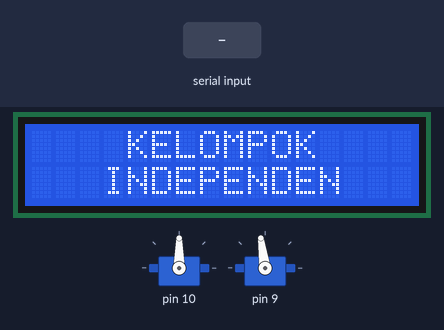
Bench run of a program on a simulated Arduino Uno, built with avr-gcc and run on an emulated ATmega328P. On the bench: 16×2 character LCD, 2 × servo. The inputs (shaded band) are chosen by the test bench.

Above: at 1.2 s.
1.3 s: "90,45\n" received over Serial
At 1.46 s:
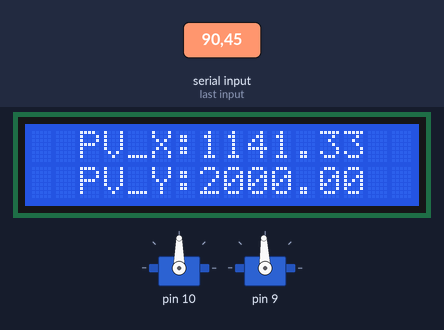
At 4.5 s:
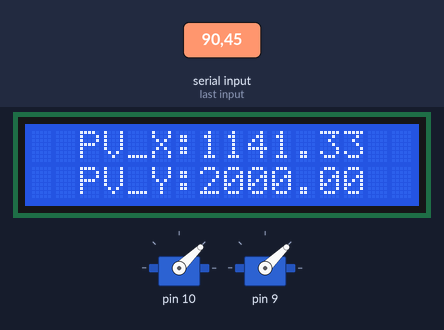
4.7 s: "30,150\n" received over Serial
At 5.2 s:
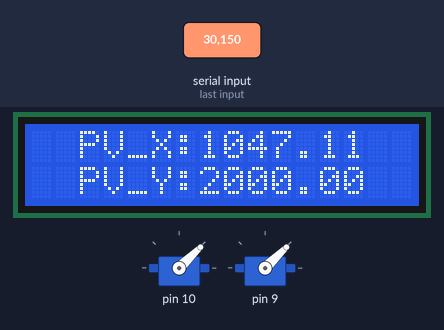
Timing chart, 0 to 7.7 s (numbered marks = the images above; inputs shaded):
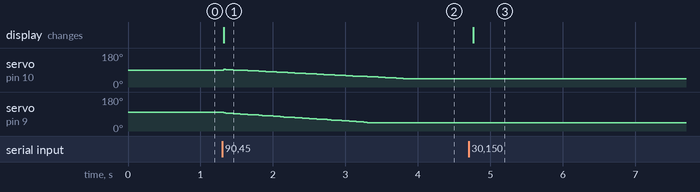

Measured:
- after the input at 1.3 s, servo on pin 9: moves from 98° to 44° over 2.0 s, starting at once; the display: changes at once (image 1)
- after the input at 4.7 s, the display: changes after 0.06 s (image 3)

The program:

main.cpp
```cpp
#include <Arduino.h>
#include <Servo.h>
#include <LiquidCrystal.h>
#include <parsing.h>

#define N 500
#define period timesampling

//----- LCD PINs -----//
typedef struct{

  const uint8_t RS = 3;
  const uint8_t EN = 2;
  const uint8_t D4 = 4;
  const uint8_t D5 = 5;
  const uint8_t D6 = 6;
  const uint8_t D7 = 7;

}LCD_t;

//----- feedback -----//
typedef struct{

  float x = 0;
  float y = 0;

  float sum_x = 0;
  float sum_y = 0;

  float average_x = 0;
  float average_y = 0;

}feedback_t;

//----- PID Parameter -----//
typedef struct{

  float feedback = 0;
  float setPoint = 0;

  float KP = 0;
  float KI = 0;
  float KD = 0;

  float KPValue = 0;
  float KIValue = 0;
  float KDValue = 0;

  float error = 0;
  float lastError = 0;

  float totalError = 0;
  float deltaError = 0;

  int maxControl = 100;
  int minControl = -100;

  int controlSignal =0;

}PIDParameter_t;

//----- call function -----//
feedback_t feedback;
LCD_t lcdPin;
Servo servo[2];
LiquidCrystal lcd(lcdPin.RS, lcdPin.EN, lcdPin.D4, lcdPin.D5, lcdPin.D6, lcdPin.D7);
PIDParameter_t pid[2];

//----- map float -----//
float mapFloat(float x, float in_min, float in_max, float out_min, float out_max)
{
  return (x - in_min) * (out_max - out_min) / (in_max - in_min) + out_min;
}

unsigned long t = 0;
int period = 50;

int control_x = 1477;  // 86 degree ==> 1477 pulse width
int control_y = 1555;  // 100 degree ==> 1555 pulse width

void setup(){

  Serial.begin(9600);

  lcd.begin(16,2);

  servo[0].attach(10); // servo sumbu x
  servo[1].attach(9);  // servo sumbu y

  servo[0].writeMicroseconds(control_x); // x
  servo[1].writeMicroseconds(control_y); // y

  pid[0].KP = 3.0;
  pid[0].KI = 0.0001;
  pid[0].KD = 1.0;

  pid[1].KP = 3.0;
  pid[1].KI = 0.0001;
  pid[1].KD = 1.0;

  pid[0].setPoint = 1477;
  pid[1].setPoint = 1555;

  lcd.setCursor(4,0);
  lcd.print("KELOMPOK");
  lcd.setCursor(3,1);
  lcd.print("INDEPENDEN");

}

void loop(){

  if(millis() - t >= period){

    t += period;

    if(Serial.available() > 0){

      READ_DATA_UNTIL('\n');
      data.replace(',','.');
      parseString();

      feedback.x = DATA_STR(0).toFloat();
      feedback.y = DATA_STR(1).toFloat();

      feedback.sum_x = 0;
      feedback.sum_y = 0;

      for(int i = 0; i < N; i++){
        feedback.sum_x += feedback.x;
        feedback.sum_y += feedback.y;
      }

      feedback.average_x = feedback.sum_x / N;
      feedback.average_y = feedback.sum_y / N;

    }

    if(feedback.average_x !=0 || feedback.average_y !=0){

      pid[0].feedback = mapFloat(feedback.average_x,0,640,1000,2000);
      pid[1].feedback = mapFloat(feedback.average_y,0,480,2000,1000);

      pid[0].error = pid[0].setPoint - pid[0].feedback;
      pid[1].error = pid[1].setPoint - pid[1].feedback;

      pid[0].totalError += pid[0].error; //integral pid servo 1
      pid[1].totalError += pid[1].error; //integral pid servo 2

      if(pid[0].totalError >= pid[0].maxControl) //anti-wind-up servo 1
        pid[0].totalError = pid[0].maxControl;
      else if(pid[0].totalError <= pid[0].minControl)
        pid[0].totalError = pid[0].minControl;

      if(pid[1].totalError >= pid[1].maxControl) //anti-wind-up servo 2
        pid[1].totalError = pid[1].maxControl;
      else if(pid[1].totalError <= pid[1].minControl)
        pid[1].totalError = pid[1].minControl;

      pid[0].deltaError = pid[0].error - pid[0].lastError; //differential servo 1
      pid[1].deltaError = pid[1].error - pid[1].lastError; //differential servo 2

      pid[0].KPValue = (pid[0].KP / 100) * pid[0].error;
      pid[0].KIValue = (pid[0].KI / 100) * pid[0].totalError * timesampling;
      pid[0].KDValue = (pid[0].KD / timesampling) * pid[0].deltaError;

      pid[1].KPValue = (pid[1].KP / 100) * pid[1].error;
      pid[1].KIValue = (pid[1].KI / 100) * pid[1].totalError * timesampling;
      pid[1].KDValue = (pid[1].KD / timesampling) * pid[1].deltaError;

      pid[0].controlSignal = pid[0].KPValue + pid[0].KIValue + pid[0].KDValue;
      pid[1].controlSignal = pid[1].KPValue + pid[1].KIValue + pid[1].KDValue;

      if(pid[0].controlSignal >= pid[0].maxControl) //limiter pid servo 1
        pid[0].controlSignal = pid[0].maxControl;
      else if(pid[0].controlSignal <= pid[0].minControl)
        pid[0].controlSignal = pid[0].minControl;

      if(pid[1].controlSignal >= pid[1].maxControl) //limiter pid servo 1
        pid[1].controlSignal = pid[1].maxControl;
      else if(pid[1].controlSignal <= pid[1].minControl)
        pid[1].controlSignal = pid[1].minControl;

      control_x = control_x + pid[0].controlSignal;
      control_y = control_y + pid[1].controlSignal;

      if(control_x >= 2000)
        control_x = 2000;
      else if (control_x <= 1000)
        control_x = 1000;

      if(control_y >= 2000)
        control_y = 2000;
      else if (control_y <= 1000)
        control_y = 1000;


      servo[0].writeMicroseconds(mapFloat(control_x,1000,2000,2000,1000));
      servo[1].writeMicroseconds(control_y);

      pid[0].lastError = pid[0].error;
      pid[1].lastError = pid[1].error;

      lcd.setCursor(2,0);
      lcd.print("PV_X:");
      lcd.print(pid[0].feedback);
      lcd.setCursor(2,1);
      lcd.print("PV_Y:");
      lcd.print(pid[1].feedback);

    }
  }
}
```
